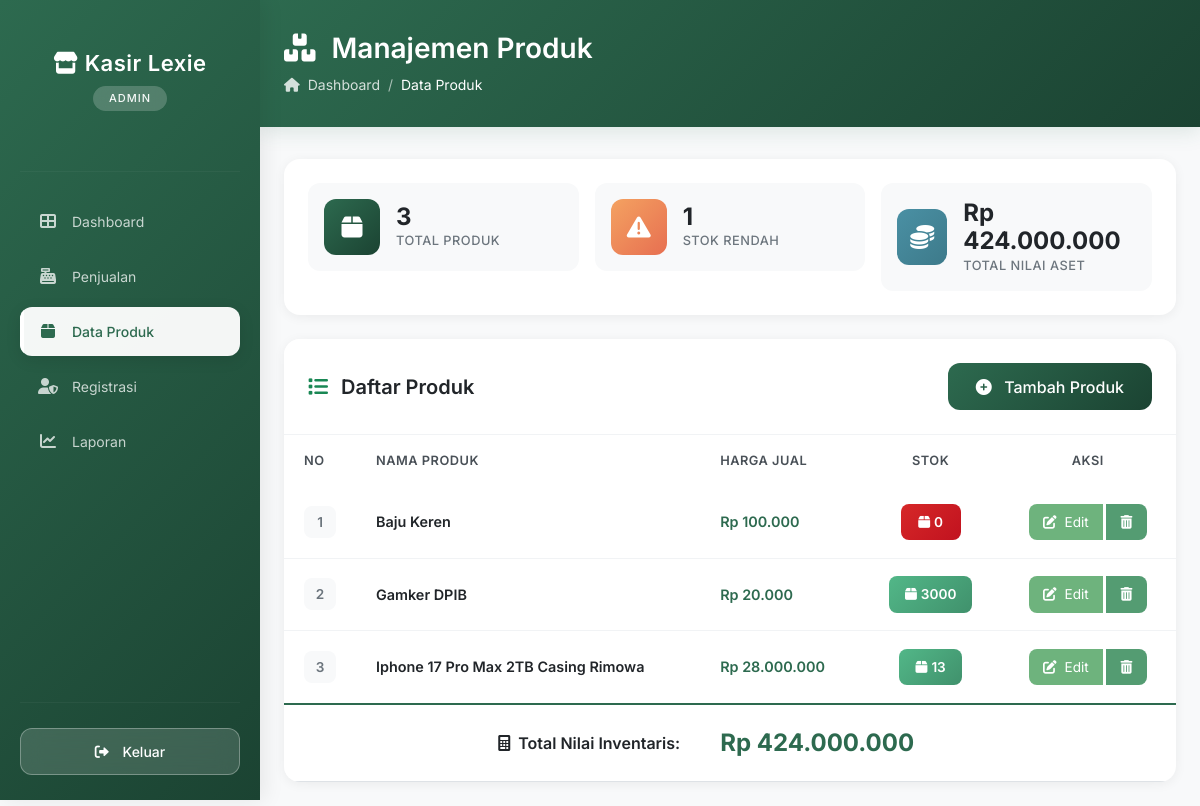
The app's page /kasir/admin/produk/index.php (signed in) with its own data.
### tables this page shows
CREATE TABLE `produk` (
  `ProdukID` int(11) NOT NULL,
  `NamaProduk` varchar(255) NOT NULL,
  `Harga` decimal(10,2) NOT NULL,
  `Stok` int(11) NOT NULL
);

### kasir/admin/produk/index.php (the view, shortened to what this page needs)
<?php
include '../../main/connect.php';
?>
<!DOCTYPE html>
<html lang="id">
<head>
    <link href="https://cdn.jsdelivr.net/npm/bootstrap@5.3.0/dist/css/bootstrap.min.css" rel="stylesheet">
    <link rel="stylesheet" href="https://cdnjs.cloudflare.com/ajax/libs/font-awesome/6.0.0/css/all.min.css">
</head>
<body class="bg-light">
    <div class="d-flex">
        <?php include '../../template/sidebar.php'; ?>
        <div class="container-fluid p-0">
            <div class="page-header">
                <div class="container-fluid px-4">
                    <h1><i class="fas fa-boxes me-3"></i>Manajemen Produk</h1>
                    <nav aria-label="breadcrumb">
                        <ol class="breadcrumb">
                            <li class="breadcrumb-item"><i class="fas fa-home me-2"></i>Dashboard</li>
                            <li class="breadcrumb-item active">Data Produk</li>
                        </ol>
                    </nav>
                </div>
            </div>
            <div class="container-fluid px-4 pb-4">
                <?php
                $query_all = mysqli_query($conn, "SELECT * FROM produk");
                $total_produk = mysqli_num_rows($query_all);
                $query_low = mysqli_query($conn, "SELECT * FROM produk WHERE Stok < 10");
                $stok_rendah = mysqli_num_rows($query_low);
                $total_aset = 0;
                mysqli_data_seek($query_all, 0);
                while($p = mysqli_fetch_array($query_all)){
                    $total_aset += ($p['Harga'] * $p['Stok']);
                }
                ?>
                <div class="stats-card">
                    <div class="row g-3">
                        <div class="col-md-4">
                            <div class="stat-item">
                                <div class="stat-icon green">
                                    <i class="fas fa-box"></i>
                                </div>
                                <div class="stat-content">
                                    <h3><?= $total_produk; ?></h3>
                                    <p>Total Produk</p>
                                </div>
                            </div>
                        </div>
                        <div class="col-md-4">
                            <div class="stat-item">
                                <div class="stat-icon orange">
                                    <i class="fas fa-exclamation-triangle"></i>
                                </div>
                                <div class="stat-content">
                                    <h3><?= $stok_rendah; ?></h3>
                                    <p>Stok Rendah</p>
                                </div>
                            </div>
                        </div>
                        <div class="col-md-4">
                            <div class="stat-item">
                                <div class="stat-icon blue">
                                    <i class="fas fa-coins"></i>
                                </div>
                                <div class="stat-content">
                                    <h3>Rp <?= number_format($total_aset, 0, ',', '.'); ?></h3>
                                    <p>Total Nilai Aset</p>
                                </div>
                            </div>
                        </div>
                    </div>
                </div>
                <div class="card main-card">
                    <div class="card-header d-flex justify-content-between align-items-center">
                        <h5 class="card-title">
                            <i class="fas fa-list me-2 text-success"></i>
                            Daftar Produk
                        </h5>
                        <a href="tambah.php" class="btn btn-add">
                            <i class="fas fa-plus-circle me-2"></i> Tambah Produk
                        </a>
                    </div>
                    <div class="card-body p-0">
                        <div class="table-responsive">
                            <table class="table product-table mb-0">
                                <thead>
                                    <tr>
                                        <th width="5%">No</th>
                                        <th>Nama Produk</th>
                                        <th>Harga Jual</th>
                                        <th class="text-center">Stok</th>
                                        <th class="text-center">Aksi</th>
                                    </tr>
                                </thead>
                                <tbody>
                                    <?php
                                    $no = 1;
                                    $query = mysqli_query($conn, "SELECT * FROM produk ORDER BY NamaProduk ASC");
                                    while($d = mysqli_fetch_array($query)){
                                    ?>
                                    <tr>
                                        <td>
                                            <span class="number-badge"><?= $no++; ?></span>
                                        </td>
                                        <td>
                                            <div class="product-name"><?= $d['NamaProduk']; ?></div>
                                        </td>
                                        <td>
                                            <span class="product-price">Rp <?= number_format($d['Harga'], 0, ',', '.'); ?></span>
                                        </td>
                                        <td class="text-center">
                                            <span class="badge-stock <?= $d['Stok'] < 10 ? 'badge-low' : 'badge-good'; ?>">
                                                <i class="fas fa-box me-1"></i><?= $d['Stok']; ?>
                                            </span>
                                        </td>
                                        <td class="text-center">
                                            <div class="btn-group gap-1">
                                                <a href="edit.php?id=<?= $d['ProdukID']; ?>" class="btn btn-action btn-edit" title="Edit">
                                                    <i class="fas fa-edit me-1"></i> Edit
                                                </a>
                                                <a href="hapus.php?id=<?= $d['ProdukID']; ?>"
                                                   class="btn btn-action btn-delete"
                                                   title="Hapus"
                                                   onclick="return confirm('Menghapus produk akan berpengaruh pada data transaksi. Yakin ingin menghapus?')">
                                                    <i class="fas fa-trash-alt"></i>
                                                </a>
                                            </div>
                                        </td>
                                    </tr>
                                    <?php } ?>
                                </tbody>
                                <?php if(mysqli_num_rows($query) > 0): ?>
                                <tfoot>
                                    <tr>
                                        <th colspan="2" class="text-end">
                                            <i class="fas fa-calculator me-2"></i>Total Nilai Inventaris:
                                        </th>
                                        <th colspan="3">
                                            <span class="total-asset">Rp <?= number_format($total_aset, 0, ',', '.'); ?></span>
                                        </th>
                                    </tr>
                                </tfoot>
                                <?php endif; ?>
                            </table>
                        </div>
                    </div>
                </div>
            </div>
        </div>
    </div>
</body>
</html>

### kasir/admin/produk/index.php (style rules this page uses)
* { font-family: 'Inter', sans-serif; }
body { background: #f8f9fa; }
.page-header { background: linear-gradient(135deg, #2d6a4f 0%, #1b4332 100%); color: white; padding: 2rem 0; margin-bottom: 2rem; box-shadow: 0 4px 20px rgba(45, 106, 79, 0.15); }
.page-header h1 { font-weight: 600; font-size: 1.75rem; margin: 0; }
.page-header .breadcrumb { background: transparent; margin: 0; padding: 0; margin-top: 0.5rem; }
.page-header .breadcrumb-item { color: rgba(255, 255, 255, 0.8); font-size: 0.875rem; }
.page-header .breadcrumb-item.active { color: white; }
.page-header .breadcrumb-item + .breadcrumb-item::before { color: rgba(255, 255, 255, 0.6); }
.stats-card { background: white; border-radius: 16px; border: none; box-shadow: 0 2px 12px rgba(0, 0, 0, 0.06); padding: 1.5rem; margin-bottom: 1.5rem; }
.stat-item { display: flex; align-items: center; padding: 1rem; background: #f8f9fa; border-radius: 12px; transition: all 0.3s ease; }
.stat-icon { width: 56px; height: 56px; border-radius: 12px; display: flex; align-items: center; justify-content: center; font-size: 1.5rem; margin-right: 1rem; }
.stat-icon.green { background: linear-gradient(135deg, #2d6a4f 0%, #1b4332 100%); color: white; }
.stat-icon.blue { background: linear-gradient(135deg, #4a90a4 0%, #3d7a8a 100%); color: white; }
.stat-icon.orange { background: linear-gradient(135deg, #f4a261 0%, #e76f51 100%); color: white; }
.stat-content h3 { font-size: 1.5rem; font-weight: 700; margin: 0; color: #212529; }
.stat-content p { font-size: 0.8rem; color: #6c757d; margin: 0; text-transform: uppercase; letter-spacing: 0.5px; font-weight: 500; }
.main-card { background: white; border-radius: 16px; border: none; box-shadow: 0 2px 12px rgba(0, 0, 0, 0.06); overflow: hidden; }
.main-card .card-header { background: white; border-bottom: 1px solid #f1f3f5; padding: 1.5rem; }
.card-title { font-size: 1.25rem; font-weight: 600; margin: 0; color: #212529; }
.btn-add { background: linear-gradient(135deg, #2d6a4f 0%, #1b4332 100%); color: white; border: none; border-radius: 12px; padding: 0.7rem 1.75rem; font-weight: 500; transition: all 0.3s ease; }
.product-table { margin: 0; }
.product-table thead { background: #f8f9fa; }
.product-table thead th { border: none; padding: 1rem 1.25rem; font-weight: 600; font-size: 0.8rem; text-transform: uppercase; letter-spacing: 0.5px; color: #495057; }
.product-table tbody td { padding: 1.1rem 1.25rem; vertical-align: middle; border-color: #f1f3f5; font-size: 0.9rem; }
.product-table tbody tr { transition: all 0.2s ease; }
.product-table tfoot { background: linear-gradient(135deg, #f8f9fa 0%, #e9ecef 100%); border-top: 2px solid #2d6a4f; }
.product-table tfoot th { padding: 1.25rem; font-weight: 600; }
.product-name { font-weight: 600; color: #212529; }
.product-price { color: #2d6a4f; font-weight: 600; }
.badge-stock { padding: 0.5rem 1rem; border-radius: 8px; font-weight: 600; font-size: 0.85rem; min-width: 60px; display: inline-block; }
.badge-low { background: linear-gradient(135deg, #d62828 0%, #c1121f 100%); color: white; }
.badge-good { background: linear-gradient(135deg, #52b788 0%, #40916c 100%); color: white; }
.btn-action { padding: 0.5rem 0.9rem; border-radius: 8px; font-size: 0.85rem; transition: all 0.3s ease; border: none; }
.btn-edit { background: #6eb37d; color: white; }
.btn-delete { background: #549c72; color: white; }
.number-badge { display: inline-flex; align-items: center; justify-content: center; width: 32px; height: 32px; background: #f8f9fa; border-radius: 8px; font-weight: 600; color: #6c757d; font-size: 0.85rem; }
.total-asset { font-size: 1.5rem; color: #2d6a4f; font-weight: 700; }

### kasir/template/sidebar.php (style rules this page uses)
* { font-family: 'Inter', sans-serif; }

### records on screen
produk: NamaProduk "Baju Keren", Harga "100.000", Stok "0"
produk: NamaProduk "Gamker DPIB", Harga "20.000", Stok "3000"
produk: NamaProduk "Iphone 17 Pro Max 2TB Casing Rimowa", Harga "28.000.000", Stok "13"

### other values on screen
$_SESSION['role'] "ADMIN"
$total_produk "3"
$stok_rendah "1"
$total_aset "424.000.000"
